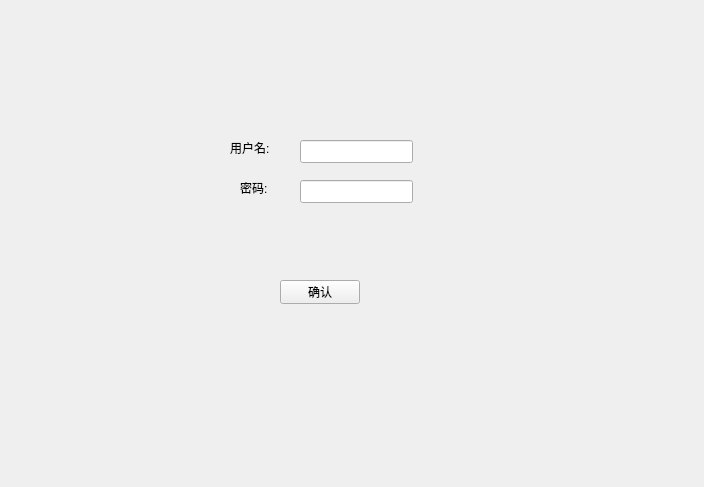
<?xml version="1.0" encoding="UTF-8"?>
<ui version="4.0">
 <class>userWindow</class>
 <widget class="QWidget" name="userWindow">
  <property name="geometry">
   <rect>
    <x>0</x>
    <y>0</y>
    <width>704</width>
    <height>487</height>
   </rect>
  </property>
  <property name="windowTitle">
   <string>Form</string>
  </property>
  <widget class="QLabel" name="label">
   <property name="geometry">
    <rect>
     <x>230</x>
     <y>140</y>
     <width>54</width>
     <height>16</height>
    </rect>
   </property>
   <property name="text">
    <string>用户名:</string>
   </property>
  </widget>
  <widget class="QLabel" name="label_2">
   <property name="geometry">
    <rect>
     <x>240</x>
     <y>180</y>
     <width>54</width>
     <height>16</height>
    </rect>
   </property>
   <property name="text">
    <string>密码:</string>
   </property>
  </widget>
  <widget class="QPushButton" name="sign">
   <property name="geometry">
    <rect>
     <x>280</x>
     <y>280</y>
     <width>80</width>
     <height>24</height>
    </rect>
   </property>
   <property name="text">
    <string>确认</string>
   </property>
  </widget>
  <widget class="QLineEdit" name="nameE">
   <property name="geometry">
    <rect>
     <x>300</x>
     <y>140</y>
     <width>113</width>
     <height>23</height>
    </rect>
   </property>
  </widget>
  <widget class="QLineEdit" name="passE">
   <property name="geometry">
    <rect>
     <x>300</x>
     <y>180</y>
     <width>113</width>
     <height>23</height>
    </rect>
   </property>
  </widget>
 </widget>
 <resources/>
 <connections/>
</ui>
